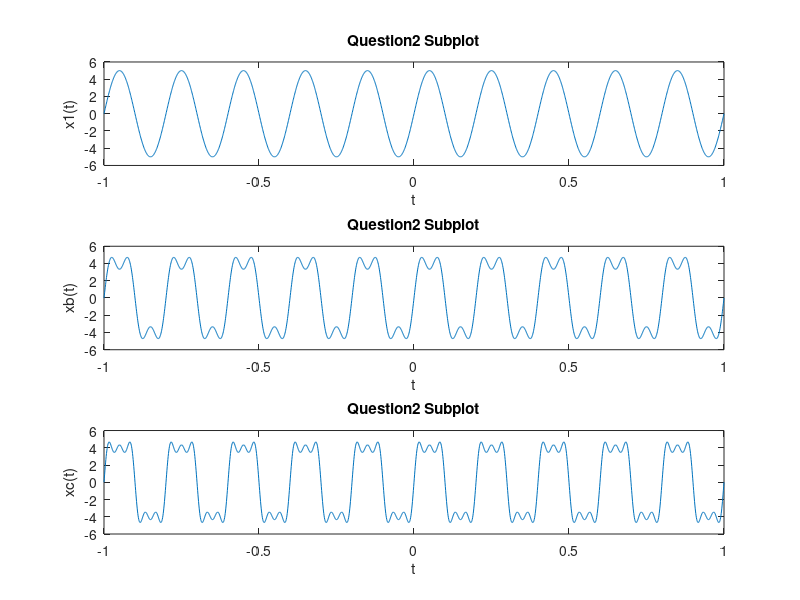

MATLAB code to generate this figure:
t = -1:0.001:1;
x1 = 5.*sin(10.*pi.*t);
x2 = (5/3).* sin(30*pi*t);
x3 = sin(50*pi*t);
xb = x1+x2 ; 
xc = x1+x2+x3;
subplot(3,1,1);
plot(t,x1);
title ('Question2 Subplot');
xlabel ('t');
ylabel('x1(t)');
subplot(3,1,2);
plot(t,xb);
title ('Question2 Subplot');
xlabel ('t');
ylabel('xb(t)');
subplot(3,1,3);
plot(t,xc);
title ('Question2 Subplot');
xlabel ('t');
ylabel('xc(t)');
